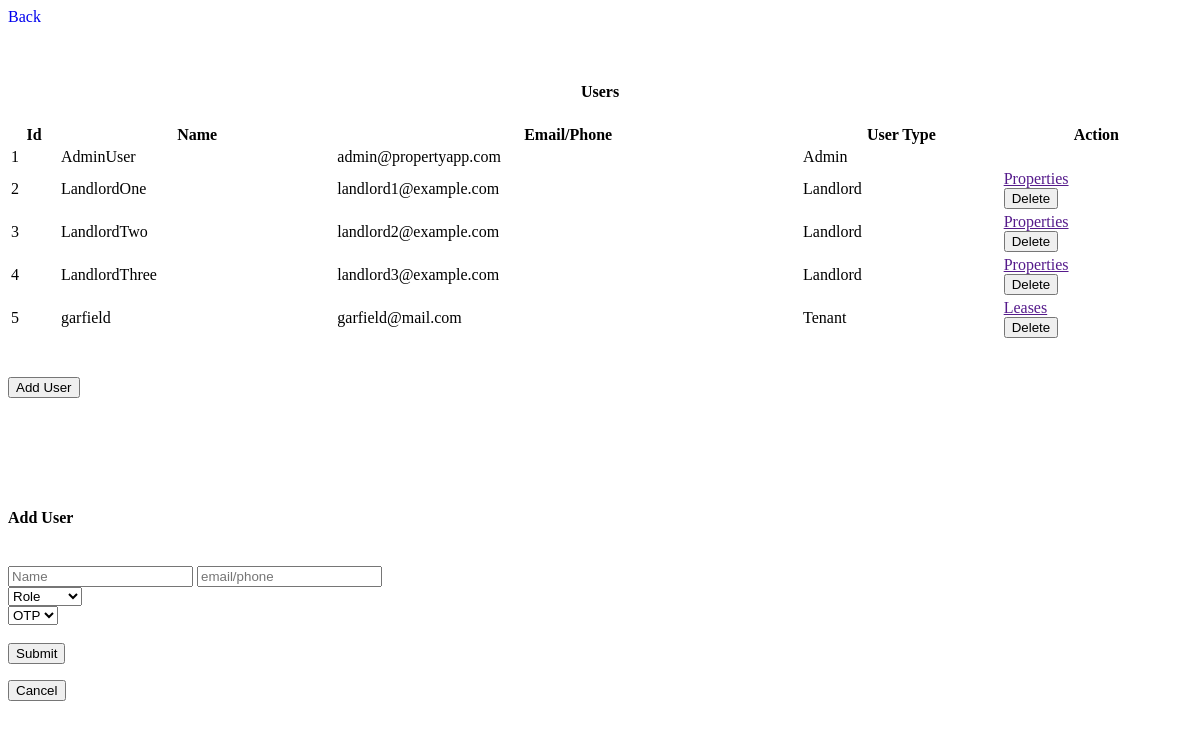
The page /admin-users on the database as committed earlier.
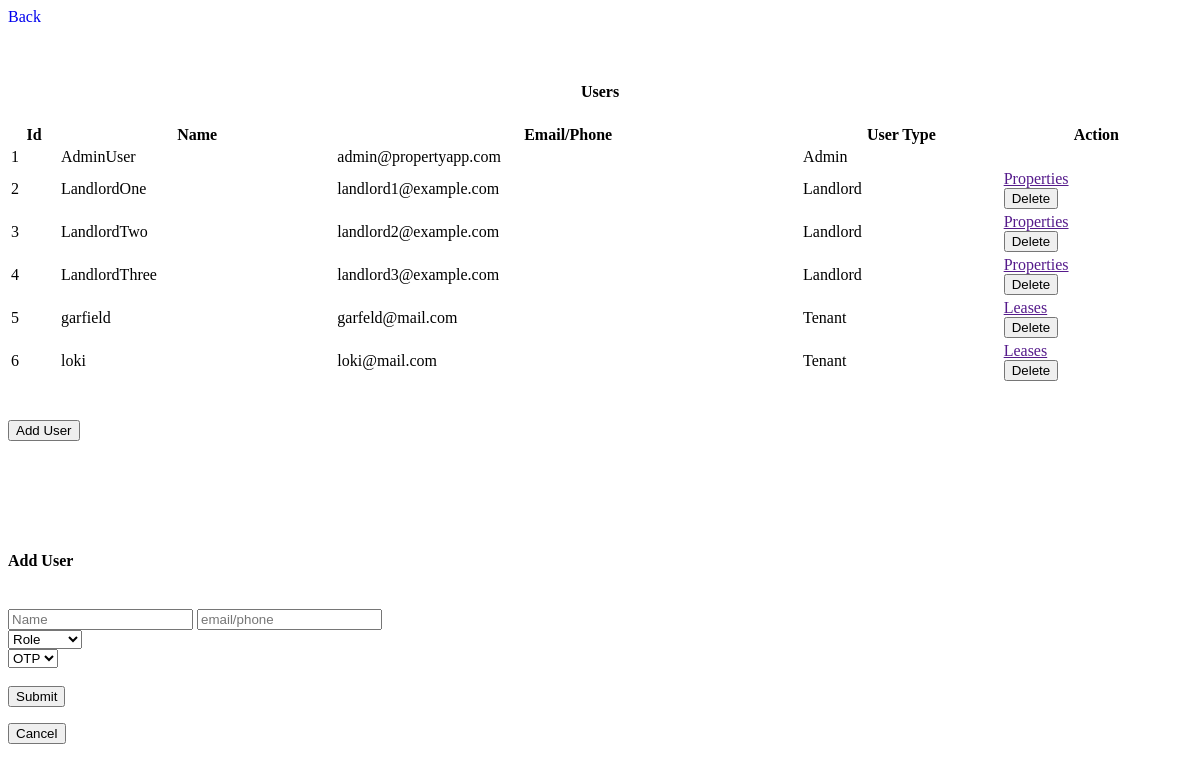
The same page on the database as committed later.
### models.py (models this page shows)
class User(Base):
    __tablename__ = 'users'
    id = Column(Integer, primary_key=True, index=True)
    uid = Column(String(10), unique=True, nullable=False)
    user_name = Column(String(20), unique=True, nullable=False)
    email_or_phone = Column(String, unique=True, index=True)
    password_hash = Column(String(100), nullable=False)
    user_type = Column(Enum('Admin', 'Landlord', 'Tenant', 'Regular_visitor', name='user_types'))
    suspended = Column(Boolean, default=False)
    created_at = Column(DateTime, default=datetime.datetime.utcnow)
    updated_at = Column(DateTime, default=datetime.datetime.utcnow, onupdate=datetime.datetime.utcnow)
    sessions = relationship('Session', back_populates='user')
    properties = relationship('Property', back_populates='landlord')
    leases = relationship('Lease', back_populates='tenant')

### new_server.py (the view)
@app.route('/admin-users')
def get_admin_users():
    users = db_session.query(User).all()
    return render_template('admin_users.html', users=users, header_title="Users")

### templates/admin_users.html (shortened to what this page needs)
    <div class="back-container">
        <div class="button-container">
            <a href="/" class="button" style="text-decoration: none;">Back</a>
        </div>
    </div>
    <h4 style="text-align: center;">{{header_title}}</h4>
    <table id="example" class="display" style="width:100%">
        <thead>
            <tr>
                <th>Id</th>
                <th>Name</th>
                <th>Email/Phone</th>
                <th>User Type</th>
                <th>Action</th>
            </tr>
        </thead>
        <tbody>
            {% for user in users %}
            <tr id="user-{{ user.id }}">
                <td>{{ user.id }}</td>
                <td>{{ user.user_name }}</td>
                <td>{{ user.email_or_phone }}</td>
                <td>{{ user.user_type }}</td>
                <td>
                    {% if user.user_type != 'Admin' %}
                        {% if user.user_type == 'Landlord' %}
                            <div class="table-button-container">
                                <a href="" class="table-button" hx-get="http://localhost:5000/admin-user-properties/{{user.id}}" hx-target="#dashboard-container" hx-swap="innerHTML" onclick="activateDashboardContainer()">Properties</a>
                            </div>
                        {% endif %}
                        {% if user.user_type == 'Tenant' %}
                            <div class="table-button-container">
                                <a href="" class="table-button">Leases</a>
                            </div>
                        {% endif %}
                        <div class="table-button-container">
                            <button class="table-button" onclick="deleteUser('{{ user.id }}')">Delete</button>
                        </div>
                    {% endif %}
                </td>
            </tr>
            {% endfor %}
        </tbody>
    </table>
    <div class="back-container">
        <div class="button-container">
            <button class="button" onclick="loadAddUserFormModal()">Add User</button>
        </div>
    </div>
    <div class="modal" id="add_user_modal">
        <div class="modal-content">
            <br>
            <br>
            <br>
            <br>
            <div class="form-square" id="form-holder">
                <form id="add-user-form" class="right-square">
                    <br>
                    <h4>Add User</h4>
                    <br>
                    <input type="text" id="user_name" name="user_name" placeholder="Name" required>
                    <input type="text" id="email_or_phone" name="email_or_phone" placeholder="email/phone" required>
                    <br>
                    <select id="user_type" name="user_type" required>
                        <option value="" disabled selected hidden>Role</option>
                    </select>
                    <br>
                    <select name="user_otp" id="user_otp" required>
                        <option value="" disabled selected hidden>OTP</option>
                    </select>
                    <br>
                    <br>
                    <div class="button-container">
                        <button id="confirmButton" class="button" type="submit">Submit</button>
                    </div>
                </form>
            </div>
            <div class="button-container">
                <button id="cancelButton" class="button">Cancel</button>
            </div>
        </div>
    </div>

Rows that differ between the two databases and show on the page:
changed User "garfield": email_or_phone "garfield@mail.com" → "garfeld@mail.com"
added User: id "6", user_name "loki", email_or_phone "loki@mail.com", user_type "Tenant", shows "Leases"
